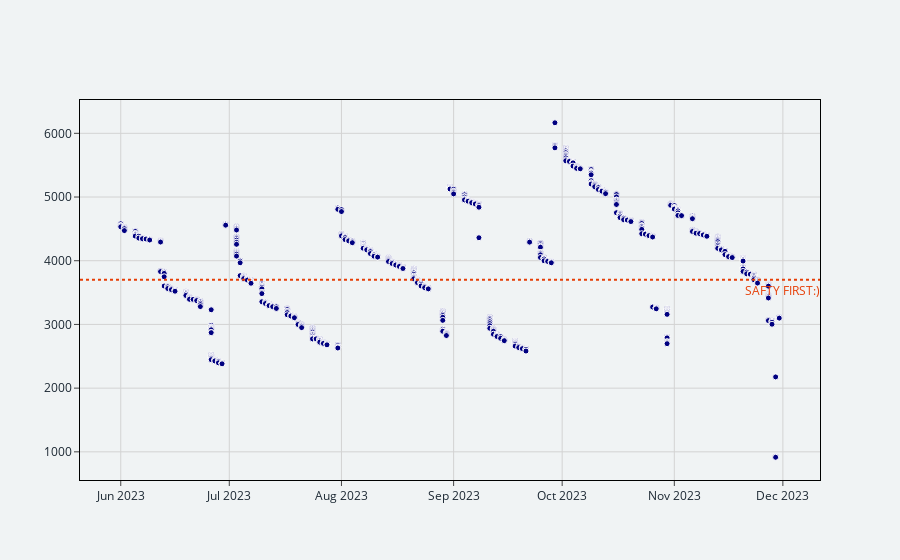

The notebook cell saved with this chart:
### Code cell
bank_statement.plotly_balance()

### Figure 1 — Plotly figure (JSON) as saved in the notebook; plotly's stock layout.template omitted (floating-point values rounded to 4 significant figures; data arrays with more than 128 entries replaced by an {"elided": "..."} marker saying what was removed)
{"data": [{"marker": {"color": "#000080", "line": {"color": "#FFFFFF", "width": 1}}, "mode": "markers", "type": "scatter", "x": {"elided": "869 str values"}, "y": {"elided": "869 int values"}}], "layout": {"font": {"color": "#1C2833"}, "paper_bgcolor": "#F0F3F4", "plot_bgcolor": "#F0F3F4", "shapes": [{"label": {"font": {"color": "#e63e06"}, "text": "SAFTY FIRST:)", "textposition": "end", "yanchor": "top"}, "line": {"color": "#e63e06", "dash": "dot", "width": 2}, "type": "line", "x0": 0, "x1": 1, "xref": "x domain", "y0": 3700, "y1": 3700, "yref": "y"}], "xaxis": {"gridcolor": "lightgrey", "linecolor": "black", "mirror": true, "showline": true, "ticks": "outside"}, "yaxis": {"gridcolor": "lightgrey", "linecolor": "black", "mirror": true, "showline": true, "ticks": "outside"}}}
